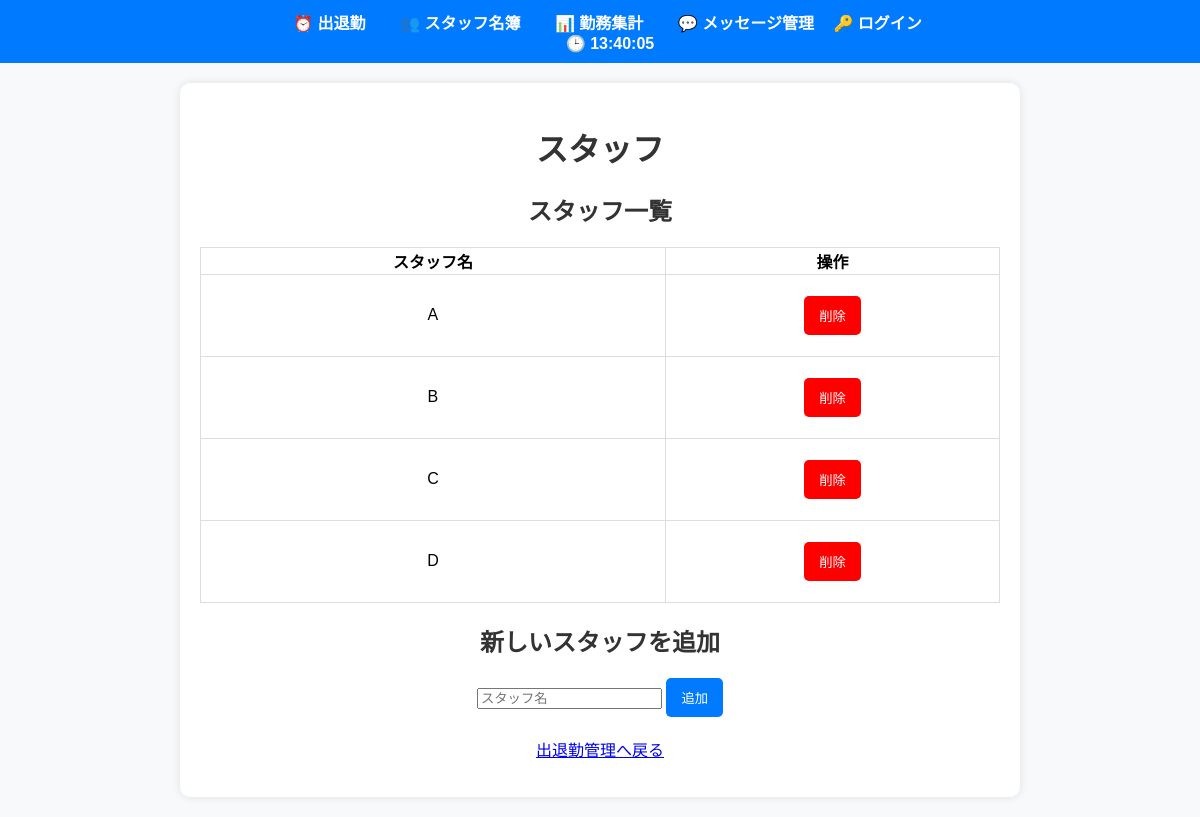
Page /staff on the earlier database version.
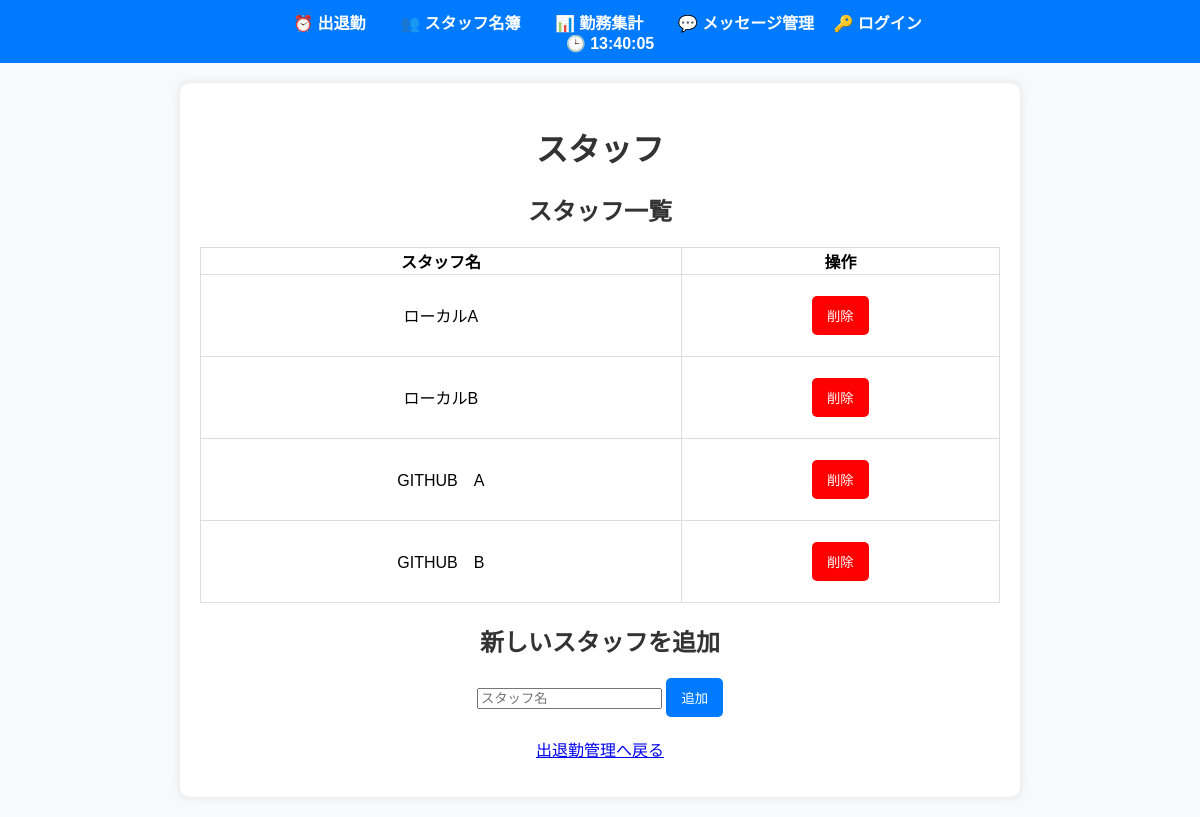
Same page on the later database version.
### models.py (models this page shows)
class Staff(db.Model):
    id = db.Column(db.Integer, primary_key=True)
    name = db.Column(db.String(100), nullable=False)

### routes.py (the view)
@app.route('/staff')
def staff_list():
    staff = Staff.query.all()
    return render_template('staff.html', staff=staff)

### templates/staff.html (shortened to what this page needs)
{% extends "base.html" %}
{% block content %}
<h1>スタッフ</h1>
<h2>スタッフ一覧</h2>
<table border="1">
    <tr>
        <th>スタッフ名</th>
        <th>操作</th>
    </tr>
    {% for person in staff %}
    <tr>
        <td>{{ person.name }}</td>
        <td>
            <form action="{{ url_for('delete_staff', staff_id=person.id) }}" method="POST" onsubmit="return confirm('本当に削除しますか？');">
                <button type="submit" style="background-color: red; color: white;">削除</button>
            </form>
        </td>
    </tr>
    {% endfor %}
</table>
<h2>新しいスタッフを追加</h2>
<form action="{{ url_for('add_staff') }}" method="POST">
    <input type="text" name="name" placeholder="スタッフ名" required>
    <button type="submit">追加</button>
</form>
<p><a href="{{ url_for('attendance') }}">出退勤管理へ戻る</a></p>
{% endblock %}

Differences in the rows shown:
changed Staff: name "A" → "ローカルA"
changed Staff: name "B" → "ローカルB"
changed Staff: name "C" → "GITHUB A"
changed Staff: name "D" → "GITHUB B"
